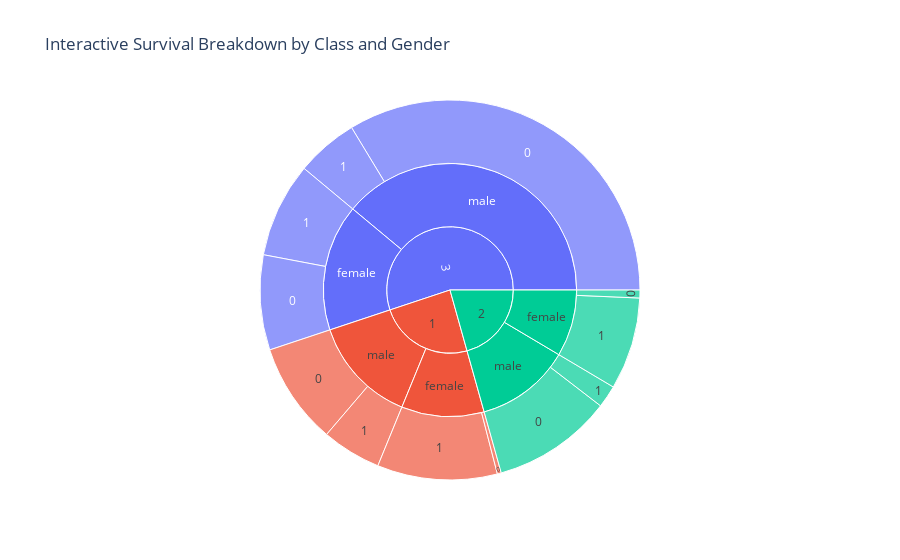
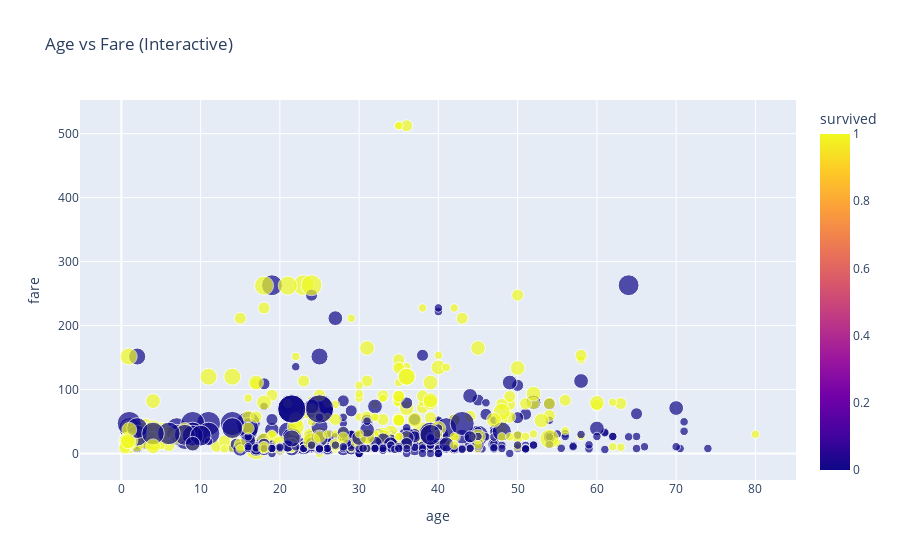
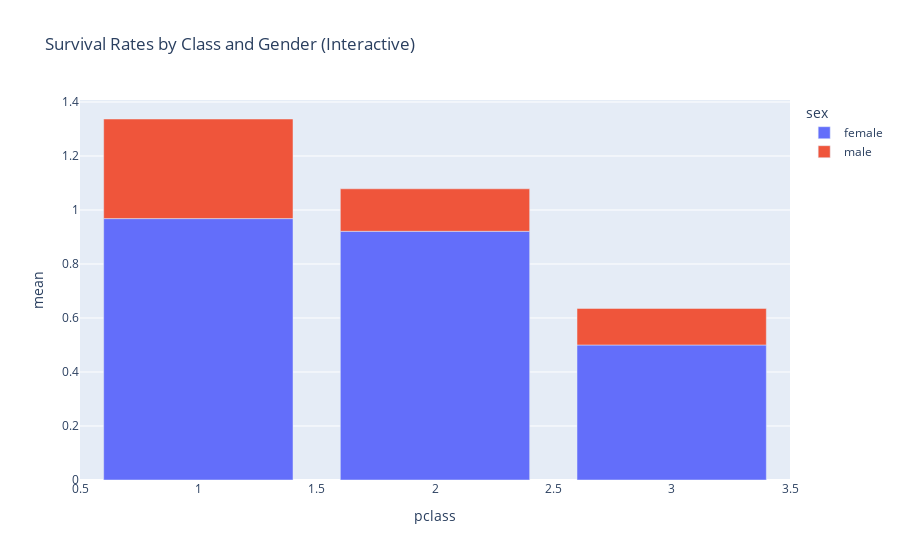

The cell these charts' notebook holds for them, in order:
### Code cell
# Interactive Survival Dashboard using Plotly
import plotly.express as px
import plotly.graph_objects as go
from plotly.subplots import make_subplots

# Create interactive survival by class and gender
fig1 = px.sunburst(df_clean, path=['pclass', 'sex', 'survived'], 
                   title='Interactive Survival Breakdown by Class and Gender')
fig1.show()

# Interactive age vs fare scatter
fig2 = px.scatter(df_clean, x='age', y='fare', color='survived', 
                  size='family_size', hover_data=['pclass', 'sex'],
                  title='Age vs Fare (Interactive)')
fig2.show()

# Interactive survival rates
survival_summary = df_clean.groupby(['pclass', 'sex'])['survived'].agg(['count', 'sum', 'mean']).reset_index()
fig3 = px.bar(survival_summary, x='pclass', y='mean', color='sex',
              title='Survival Rates by Class and Gender (Interactive)')
fig3.show()

### Figure 1 — Plotly figure (JSON) as saved in the notebook; plotly's stock layout.template omitted (floating-point values rounded to 4 significant figures)
{"data": [{"branchvalues": "total", "domain": {"x": [0, 1], "y": [0, 1]}, "hovertemplate": "labels=%{label}<br>count=%{value}<br>parent=%{parent}<br>id=%{id}<extra></extra>", "ids": ["3/male/0", "1/female/1", "3/female/1", "1/male/0", "2/female/1", "3/female/0", "2/male/1", "2/male/0", "1/male/1", "3/male/1", "2/female/0", "1/female/0", "3/male", "1/female", "3/female", "1/male", "2/female", "2/male", "3", "1", "2"], "labels": ["0", "1", "1", "0", "1", "0", "1", "0", "1", "1", "0", "0", "male", "female", "female", "male", "female", "male", "3", "1", "2"], "name": "", "parents": ["3/male", "1/female", "3/female", "1/male", "2/female", "3/female", "2/male", "2/male", "1/male", "3/male", "2/female", "1/female", "3", "1", "3", "1", "2", "2", "", "", ""], "type": "sunburst", "values": [300, 91, 72, 77, 70, 72, 17, 91, 45, 47, 6, 3, 347, 94, 144, 122, 76, 108, 491, 216, 184]}], "layout": {"legend": {"tracegroupgap": 0}, "title": {"text": "Interactive Survival Breakdown by Class and Gender"}}}

### Figure 2 — Plotly figure (JSON) as saved in the notebook; plotly's stock layout.template omitted (floating-point values rounded to 4 significant figures; data arrays with more than 128 entries replaced by an {"elided": "..."} marker saying what was removed)
{"data": [{"customdata": {"elided": "891x2 mixed values"}, "hovertemplate": "age=%{x}<br>fare=%{y}<br>family_size=%{marker.size}<br>pclass=%{customdata[0]}<br>sex=%{customdata[1]}<br>survived=%{marker.color}<extra></extra>", "legendgroup": "", "marker": {"color": {"elided": "891 int values"}, "coloraxis": "coloraxis", "size": {"elided": "891 int values"}, "sizemode": "area", "sizeref": 0.0275, "symbol": "circle"}, "mode": "markers", "name": "", "orientation": "v", "showlegend": false, "type": "scatter", "x": {"elided": "891 float values"}, "xaxis": "x", "y": {"elided": "891 float values"}, "yaxis": "y"}], "layout": {"coloraxis": {"colorbar": {"title": {"text": "survived"}}, "colorscale": [[0, "#0d0887"], [0.1111, "#46039f"], [0.2222, "#7201a8"], [0.3333, "#9c179e"], [0.4444, "#bd3786"], [0.5556, "#d8576b"], [0.6667, "#ed7953"], [0.7778, "#fb9f3a"], [0.8889, "#fdca26"], [1, "#f0f921"]]}, "legend": {"itemsizing": "constant", "tracegroupgap": 0}, "title": {"text": "Age vs Fare (Interactive)"}, "xaxis": {"anchor": "y", "domain": [0, 1], "title": {"text": "age"}}, "yaxis": {"anchor": "x", "domain": [0, 1], "title": {"text": "fare"}}}}

### Figure 3 — Plotly figure (JSON) as saved in the notebook; plotly's stock layout.template omitted (floating-point values rounded to 4 significant figures)
{"data": [{"hovertemplate": "sex=female<br>pclass=%{x}<br>mean=%{y}<extra></extra>", "legendgroup": "female", "marker": {"color": "#636efa", "pattern": {"shape": ""}}, "name": "female", "orientation": "v", "showlegend": true, "textposition": "auto", "type": "bar", "x": [1, 2, 3], "xaxis": "x", "y": [0.9681, 0.9211, 0.5], "yaxis": "y"}, {"hovertemplate": "sex=male<br>pclass=%{x}<br>mean=%{y}<extra></extra>", "legendgroup": "male", "marker": {"color": "#EF553B", "pattern": {"shape": ""}}, "name": "male", "orientation": "v", "showlegend": true, "textposition": "auto", "type": "bar", "x": [1, 2, 3], "xaxis": "x", "y": [0.3689, 0.1574, 0.1354], "yaxis": "y"}], "layout": {"barmode": "relative", "legend": {"title": {"text": "sex"}, "tracegroupgap": 0}, "title": {"text": "Survival Rates by Class and Gender (Interactive)"}, "xaxis": {"anchor": "y", "domain": [0, 1], "title": {"text": "pclass"}}, "yaxis": {"anchor": "x", "domain": [0, 1], "title": {"text": "mean"}}}}
